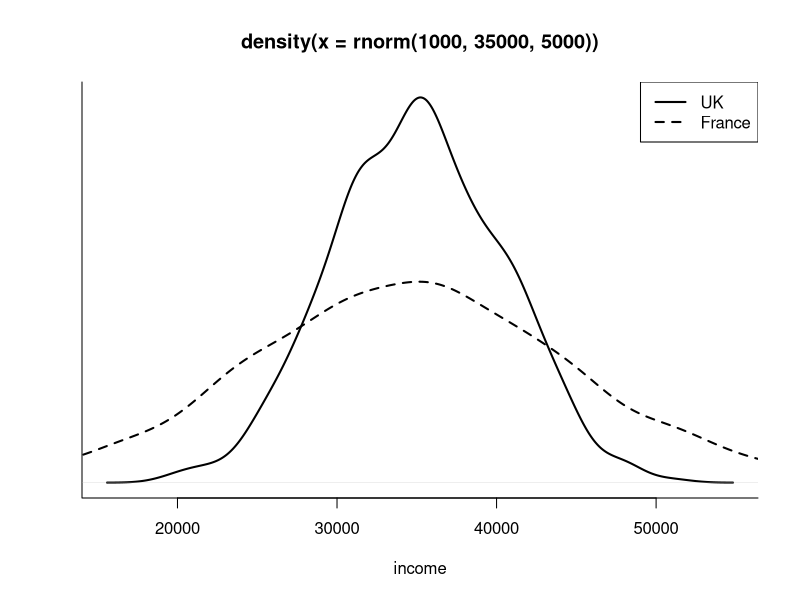

This chart was generated by the following R code:
## ---- chunk 1
2 + 4
## ---- chunk 2
10 - 4
5 * 3
7 / 2
## ---- chunk 3
sum(1, 4, 10)
## ---- chunk 4
myresult <- sum(1, 4, 10)
## ---- chunk 5
myresult
## ---- chunk 6
1:10
## ---- chunk 7
seq(from = 1, to = 10)
## ---- chunk 8
seq(from = 0, to = 100, by = 5)
## ---- chunk 9
seq(from = 0, to = 100, length.out =  9)
## ---- chunk 10
odd_numbers <- seq(1, 100, 2)
## ---- chunk 11
odd_numbers
## ---- chunk 12
length(odd_numbers)
## ---- chunk 13
hw.grades <- c(80, 90, 85, 71, 69, 85, 83, 88, 99, 81, 92)
## ---- chunk 14
sum.hw.grades <- sum(hw.grades)
## ---- chunk 15
number.hw.grades <- length(hw.grades) 
## ---- chunk 16
sum.hw.grades / number.hw.grades
## ---- chunk 17
mean(hw.grades)
## ---- chunk 18
edu <- c( rep(x=0, times=1), rep(x=1, times=5), rep(x=2, times=55),
          rep(x=3, times=20), rep(4,10), rep(5,9) )
## ---- chunk 19
median(edu)
## ---- chunk 20
stay <- c(rep(0, 509), rep(1, 491))
## ---- chunk 21
table(stay)
## ---- chunk 22
plot( density(rnorm(1000, 35000, 5000)),
      bty="l", 
      lwd=2, 
      xlab="income", 
      ylab="",
      yaxt="n")
lines( density(rnorm(1000, 35000, 10000)), lwd = 2, lty="dashed" )
legend("topright", c("UK", "France"), lty = c("solid","dashed"), lwd =2)
## ---- chunk 23
var(hw.grades)
## ---- chunk 24
sd(hw.grades)
## ---- chunk 25
range(edu)
## ---- chunk 26
quantile(edu, 0.25) # 25th percentile
quantile(edu, 0.75) # 75th percentile
## ---- chunk 27
table(stay)
## ---- chunk 28
table(stay) / sum(table(stay))
